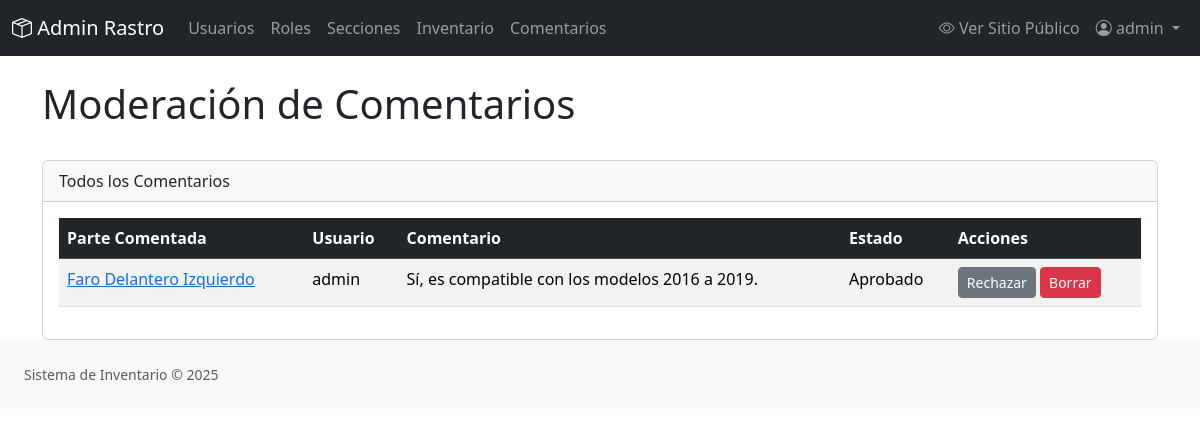
The page /admin/comentarios.php (signed in) on the database its author committed.
### tables this page shows
CREATE TABLE IF NOT EXISTS `comentarios` (
    `id` INT NOT NULL AUTO_INCREMENT,
    `parte_id` INT NOT NULL,
    `usuario_id` INT NOT NULL,
    `texto_comentario` TEXT NOT NULL,
    `estado` ENUM('pendiente', 'aprobado', 'rechazado') NOT NULL DEFAULT 'pendiente',  
    `fecha_creacion` TIMESTAMP DEFAULT CURRENT_TIMESTAMP,
    PRIMARY KEY (`id`),
    FOREIGN KEY (`parte_id`) REFERENCES `partes`(`id`) ON DELETE CASCADE ON UPDATE CASCADE,
    FOREIGN KEY (`usuario_id`) REFERENCES `usuarios`(`id`) ON DELETE CASCADE ON UPDATE CASCADE
);

CREATE TABLE IF NOT EXISTS `partes` (
    `id` INT NOT NULL AUTO_INCREMENT,
    `nombre` VARCHAR(255) NOT NULL,
    `descripcion` TEXT,
    `tipo_parte` VARCHAR(100),  
    `marca_auto` VARCHAR(100),
    `modelo_auto` VARCHAR(100),
    `año_auto` INT,
    `precio` DECIMAL(10, 2) NOT NULL,
    `cantidad_disponible` INT NOT NULL DEFAULT 0,
    `imagen_url` VARCHAR(255),  
    `thumbnail_url` VARCHAR(255),  
    `seccion_id` INT NOT NULL,
    `fecha_creacion` TIMESTAMP DEFAULT CURRENT_TIMESTAMP,
    `fecha_actualizacion` TIMESTAMP DEFAULT CURRENT_TIMESTAMP ON UPDATE CURRENT_TIMESTAMP,
    PRIMARY KEY (`id`),
    FOREIGN KEY (`seccion_id`) REFERENCES `secciones`(`id`) ON DELETE RESTRICT ON UPDATE CASCADE
);

CREATE TABLE IF NOT EXISTS `usuarios` (
    `id` INT NOT NULL AUTO_INCREMENT,
    `nombre_usuario` VARCHAR(50) NOT NULL UNIQUE,
    `email` VARCHAR(100) NOT NULL UNIQUE,
    `password_hash` VARCHAR(255) NOT NULL,
    `rol_id` INT NOT NULL,
    `activo` BOOLEAN NOT NULL DEFAULT TRUE,  
    `fecha_creacion` TIMESTAMP DEFAULT CURRENT_TIMESTAMP,
    `fecha_actualizacion` TIMESTAMP DEFAULT CURRENT_TIMESTAMP ON UPDATE CURRENT_TIMESTAMP,
    PRIMARY KEY (`id`),
    FOREIGN KEY (`rol_id`) REFERENCES `roles`(`id`) ON DELETE RESTRICT ON UPDATE CASCADE
);

### admin/comentarios.php (called while the page is built, shortened)
<?php
$pageTitle = 'Moderación de Comentarios';
$comments = Comment::findAllForAdmin();
require_once ROOT_PATH . '/views/admin/layouts/header.php';
require_once ROOT_PATH . '/views/admin/comments/index.php';
require_once ROOT_PATH . '/views/admin/layouts/footer.php';

### src/Models/Comment.php (called while the page is built, shortened)
<?php
class Comment
{
    public static function findAllForAdmin(): array
    {
        $pdo = Database::getInstance()->getConnection();
        $sql = "SELECT c.*, u.nombre_usuario, p.nombre as nombre_parte
                FROM comentarios c
                JOIN usuarios u ON c.usuario_id = u.id
                JOIN partes p ON c.parte_id = p.id
                ORDER BY c.fecha_creacion DESC";
        $stmt = $pdo->query($sql);
        return $stmt->fetchAll(PDO::FETCH_ASSOC);
    }
}

### views/admin/comments/index.php (the view, shortened to what this page needs)
<div class="d-flex justify-content-between align-items-center mb-4">
    <h1><?php echo htmlspecialchars($pageTitle ?? 'Gestión'); ?></h1>
</div>
<div class="card">
    <div class="card-header">
        <span>Todos los Comentarios</span>
    </div>
    <div class="card-body">
        <div class="table-responsive">
            <table class="table table-striped table-hover">
                <thead class="table-dark">
                    <tr>
                        <th>Parte Comentada</th>
                        <th>Usuario</th>
                        <th>Comentario</th>
                        <th>Estado</th>
                        <th>Acciones</th>
                    </tr>
                </thead>
                <tbody>
                    <?php if (empty($comments)): ?>
                        <tr>
                            <td colspan="5" class="text-center">No hay comentarios para moderar.</td>
                        </tr>
                    <?php else: ?>
                        <?php foreach ($comments as $comment): ?>
                            <tr>
                                <td><a href="../detalle.php?id=<?php echo $comment['parte_id']; ?>" target="_blank"><?php echo htmlspecialchars($comment['nombre_parte']); ?></a></td>
                                <td><?php echo htmlspecialchars($comment['nombre_usuario']); ?></td>
                                <td><?php echo htmlspecialchars($comment['texto_comentario']); ?></td>
                                <td>
                                    <span class="status-<?php echo htmlspecialchars($comment['estado']); ?>">
                                        <?php echo ucfirst(htmlspecialchars($comment['estado'])); ?>
                                    </span>
                                </td>
                                <td>
                                    <?php if ($comment['estado'] !== 'rechazado'): ?>
                                        <a href="comentario_accion.php?action=reject&id=<?php echo $comment['id']; ?>" class="btn btn-sm btn-secondary">Rechazar</a>
                                    <?php endif; ?>
                                    <a href="comentario_accion.php?action=delete&id=<?php echo $comment['id']; ?>" class="btn btn-sm btn-danger" onclick="return confirm('¿Está seguro de que desea eliminar este comentario permanentemente?');">Borrar</a>
                                </td>
                            </tr>
                        <?php endforeach; ?>
                    <?php endif; ?>
                </tbody>
            </table>
        </div>
    </div>
</div>

### rows shown on the page
comentarios: parte.nombre "Faro Delantero Izquierdo", usuario.nombre_usuario "admin", texto_comentario "Sí, es compatible con los modelos 2016 a 2019.", estado "Aprobado"

### other values the page prints
$_SESSION['username'] "admin"
$pageTitle "Moderación de Comentarios"
